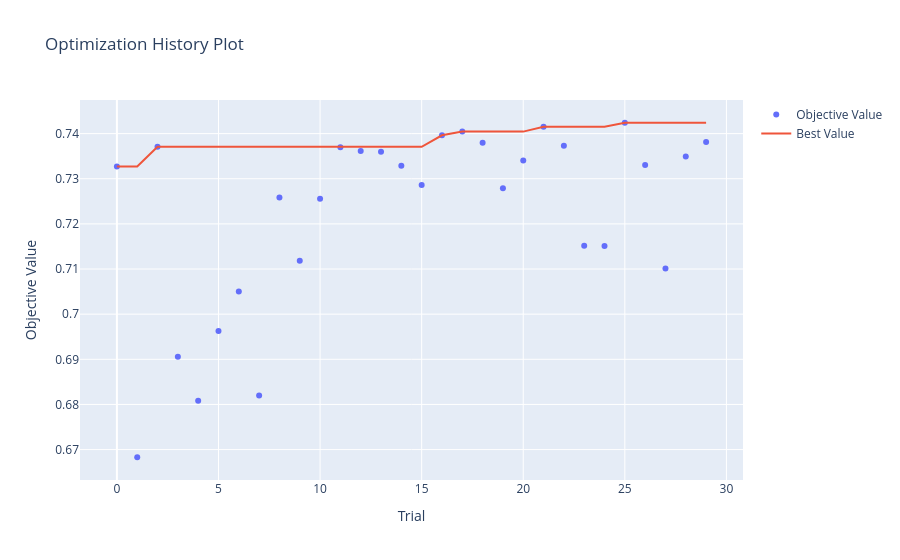
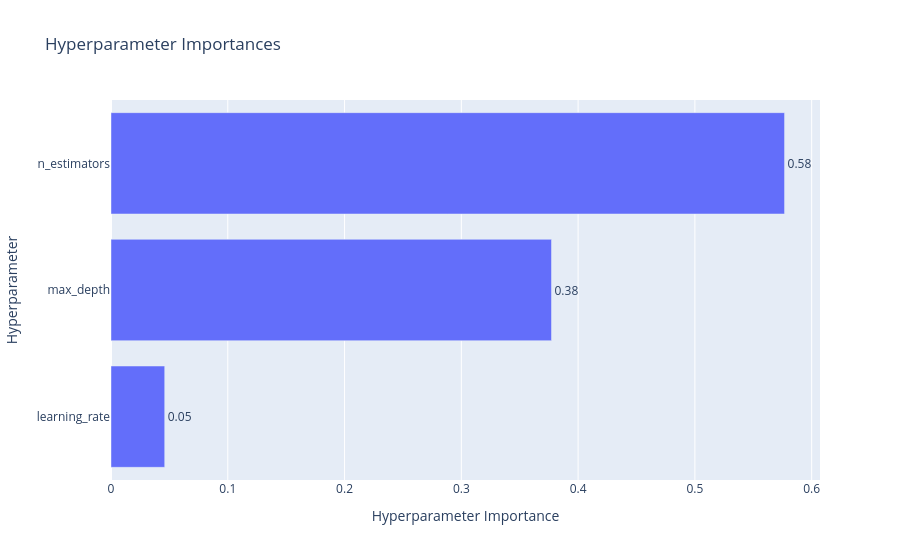

Notebook code cell kept with these figures, in order:
### Code cell
#Optimizarea Bayesiana cu Optuna

import optuna

def objective(trial):
    param = {
        'objective': 'multi:softprob',
        'num_class': 6,
        'tree_method': 'hist',
        'enable_categorical': True,
        'max_depth': trial.suggest_int('max_depth', 3, 9),
        'learning_rate': trial.suggest_float('learning_rate', 0.01, 0.3, log=True),
        'n_estimators': trial.suggest_int('n_estimators', 50, 200)
    }
    
    cv = StratifiedKFold(n_splits=5, shuffle=True, random_state=42)
    opt_model = xgb.XGBClassifier(**param, random_state=42)
    scores = cross_val_score(opt_model, X, y, cv=cv, scoring='f1_macro')
    return scores.mean()

# ca sa nu pierdem incercarile daca se opreste kernel-ul; la o noua rulare continua de unde a ramas
study = optuna.create_study(
    study_name='xgboost_ames',
    storage='sqlite:///optuna_ames.db',
    load_if_exists=True,
    direction='maximize',
    sampler=optuna.samplers.TPESampler(seed=42)
)

nr_incercari = 30
incercari_ramase = nr_incercari - len(study.trials)
if incercari_ramase > 0:
    study.optimize(objective, n_trials=incercari_ramase)

print("Numar de incercari salvate:", len(study.trials))
print("Cel mai bun macro-F1 (cross-validation):", round(study.best_value, 4))
print("Cei mai buni parametri:", study.best_params)

optuna.visualization.plot_optimization_history(study).show()
optuna.visualization.plot_param_importances(study).show()

### Figure 1 — Plotly figure (JSON) as saved in the notebook; plotly's stock layout.template omitted (floating-point values rounded to 4 significant figures)
{"data": [{"mode": "markers", "name": "Objective Value", "type": "scatter", "x": [0, 1, 2, 3, 4, 5, 6, 7, 8, 9, 10, 11, 12, 13, 14, 15, 16, 17, 18, 19, 20, 21, 22, 23, 24, 25, 26, 27, 28, 29], "y": [0.7327, 0.6683, 0.7371, 0.6906, 0.6808, 0.6963, 0.705, 0.682, 0.7259, 0.7118, 0.7255, 0.737, 0.7361, 0.736, 0.7329, 0.7286, 0.7396, 0.7404, 0.738, 0.7279, 0.7341, 0.7415, 0.7373, 0.7152, 0.7151, 0.7424, 0.733, 0.7101, 0.7349, 0.7381]}, {"mode": "lines", "name": "Best Value", "type": "scatter", "x": [0, 1, 2, 3, 4, 5, 6, 7, 8, 9, 10, 11, 12, 13, 14, 15, 16, 17, 18, 19, 20, 21, 22, 23, 24, 25, 26, 27, 28, 29], "y": [0.7327, 0.7327, 0.7371, 0.7371, 0.7371, 0.7371, 0.7371, 0.7371, 0.7371, 0.7371, 0.7371, 0.7371, 0.7371, 0.7371, 0.7371, 0.7371, 0.7396, 0.7404, 0.7404, 0.7404, 0.7404, 0.7415, 0.7415, 0.7415, 0.7415, 0.7424, 0.7424, 0.7424, 0.7424, 0.7424]}, {"marker": {"color": "#cccccc"}, "mode": "markers", "name": "Infeasible Trial", "showlegend": false, "type": "scatter", "x": [], "y": []}], "layout": {"title": {"text": "Optimization History Plot"}, "xaxis": {"title": {"text": "Trial"}}, "yaxis": {"title": {"text": "Objective Value"}}}}

### Figure 2 — Plotly figure (JSON) as saved in the notebook; plotly's stock layout.template omitted (floating-point values rounded to 4 significant figures)
{"data": [{"cliponaxis": false, "hovertemplate": ["learning_rate (FloatDistribution): 0.04599273323523197<extra></extra>", "max_depth (IntDistribution): 0.3772196360870355<extra></extra>", "n_estimators (IntDistribution): 0.5767876306777325<extra></extra>"], "name": "Objective Value", "orientation": "h", "text": ["0.05", "0.38", "0.58"], "textposition": "outside", "type": "bar", "x": [0.04599, 0.3772, 0.5768], "y": ["learning_rate", "max_depth", "n_estimators"]}], "layout": {"title": {"text": "Hyperparameter Importances"}, "xaxis": {"title": {"text": "Hyperparameter Importance"}}, "yaxis": {"title": {"text": "Hyperparameter"}}}}
